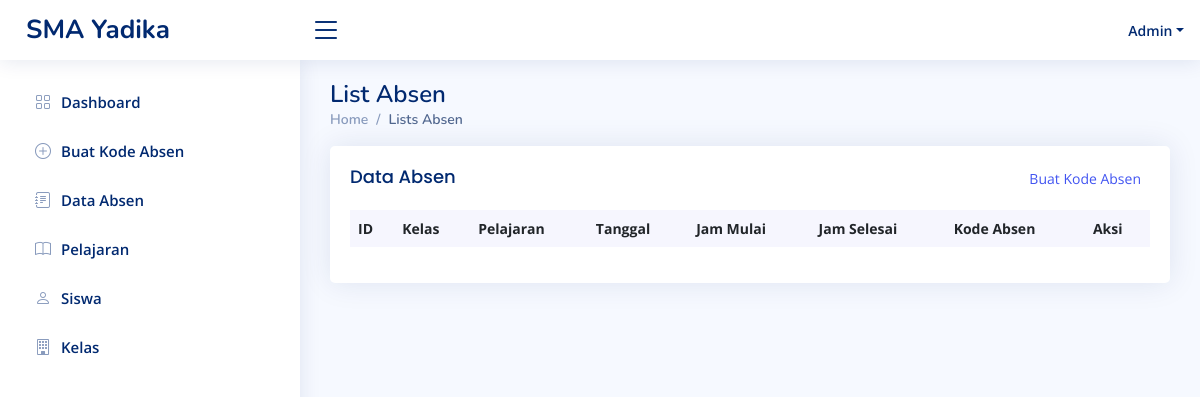
Before: /index.php/admin/view_absen with the older database file.
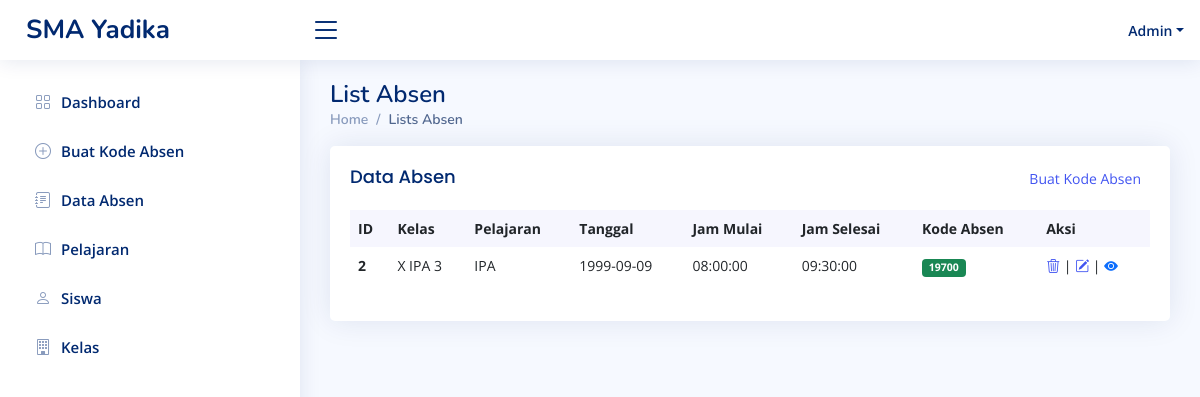
After: the same page with the newer database file.
### tables this page shows
CREATE TABLE `absen` (
  `id_absen` int(255) NOT NULL,
  `id_kelas` int(255) NOT NULL,
  `id_pelajaran` int(255) NOT NULL,
  `nama_guru` varchar(255) NOT NULL,
  `tanggal` date NOT NULL,
  `jam_mulai` time NOT NULL,
  `jam_selesai` time NOT NULL,
  `kode_absen` varchar(255) NOT NULL
);

CREATE TABLE `kelas` (
  `id_kelas` int(255) NOT NULL,
  `nama_kelas` varchar(255) NOT NULL,
  `jumlah_murid` int(255) NOT NULL
);

CREATE TABLE `pelajaran` (
  `id_pelajaran` int(255) NOT NULL,
  `nama_pelajaran` varchar(255) NOT NULL,
  `nama_guru` varchar(255) NOT NULL
);

### application/controllers/Admin.php (called while the page is built, shortened)
<?php
class Admin extends CI_Controller {
	public function __construct()
	{
		$this->load->model('akun_model');
		$this->load->model('crud_model');
	}
	public function view_absen()
	{
		$data['array_absen'] = $this->crud_model->mengambil_data_join('absen',['kelas','pelajaran']);
		$this->load->view('admin_view_absen',$data);
	}
}

### index.php (called while the page is built, shortened)
<?php
require_once BASEPATH.'core/CodeIgniter.php';

### application/models/Crud_model.php (called while the page is built, shortened)
<?php
class Crud_model extends CI_Model{
	public function mengambil_data_join($nama_tabel,$array_tabel)
	{
		$this->db->select('*');
		$this->db->from($nama_tabel);
		foreach($array_tabel as $tabel){
			$this->db->join($tabel, $nama_tabel.'.id_'.$tabel.' = '.$tabel.'.id_'.$tabel.'');
		}
		$query = $this->db->get();
		return $query->result();
	}
}

### application/views/admin_view_absen.php (the view, shortened to what this page needs)
<!DOCTYPE html>
<html lang="en">
<head>
  <link href="<?=base_url()?>css/bootstrap.min.css" rel="stylesheet">
  <link href="<?=base_url()?>css/niceadmin.css" rel="stylesheet">
  <link href="<?=base_url()?>css/bootstrap-icons/bootstrap-icons.css" rel="stylesheet">
  <link href="<?=base_url()?>css/boxicons/css/boxicons.min.css" rel="stylesheet">
  <link href="<?=base_url()?>css/quill/quill.snow.css" rel="stylesheet">
  <link href="<?=base_url()?>css/quill/quill.bubble.css" rel="stylesheet">
  <link href="<?=base_url()?>css/remixicon/remixicon.css" rel="stylesheet">
  <link href="<?=base_url()?>css/simple-datatables/style.css" rel="stylesheet">
</head>
<body>
  <main id="main" class="main">
    <div class="pagetitle">
      <h1>List Absen</h1>
      <nav>
        <ol class="breadcrumb">
          <li class="breadcrumb-item"><a href="<?=site_url('admin')?>">Home</a></li>
          <li class="breadcrumb-item active">Lists Absen</li>
        </ol>
      </nav>
    </div>
    <section class="section dashboard">
              <div class="card recent-sales overflow-auto">
                <div class="card-body">
                  <div class="d-flex justify-content-between">
					<h5 class="card-title">Data Absen</h5>
					<button class="btn btn-sm text-primary"><a href="<?=site_url('admin/add_absen')?>">Buat Kode Absen</a></button>
				  </div>
                  <table class="table table-borderless datatable">
                    <thead>
                      <tr>
                        <th scope="col">ID</th>
                        <th scope="col">Kelas</th>
                        <th scope="col">Pelajaran</th>
                        <th scope="col">Tanggal</th>
                        <th scope="col">Jam Mulai</th>
                        <th scope="col">Jam Selesai</th>
                        <th scope="col">Kode Absen</th>
                        <th scope="col">Aksi</th>
                      </tr>
                    </thead>
                    <tbody>
<?php foreach($array_absen as $absen): ?>
                      <tr>
                        <th scope="row"><?=$absen->id_absen?></th>
                        <td><?=$absen->nama_kelas?></td>
                        <td><?=$absen->nama_pelajaran?></td>
                        <td><?=$absen->tanggal?></td>
                        <td><?=$absen->jam_mulai?></td>
                        <td><?=$absen->jam_selesai?></td>
                        <td><span class="badge bg-success"><?=$absen->kode_absen?></span></td>
                        <td><a href="<?=site_url('admin/hapus_absen/'.$absen->id_absen)?>"><i class="bi bi-trash3"></i></a> |
						<a href="<?=site_url('admin/edit_absen/'.$absen->id_absen)?>"><i class="bi bi-pencil-square"></i></a> |
						<i data-bs-toggle="modal" data-bs-target="#exampleModal<?=$absen->id_absen?>" class="bi text-primary bi-eye-fill"></i></td>
                      </tr>
<?php endforeach; ?>
                    </tbody>
                  </table>
                </div>
              </div>
	</section>
  </main>
</body>
</html>

Changed rows visible on the page:
added absen: id_absen "2", id_kelas.nama_kelas "X IPA 3", id_pelajaran.nama_pelajaran "IPA", tanggal "1999-09-09", jam_mulai "08:00:00", jam_selesai "09:30:00", kode_absen "19700"
